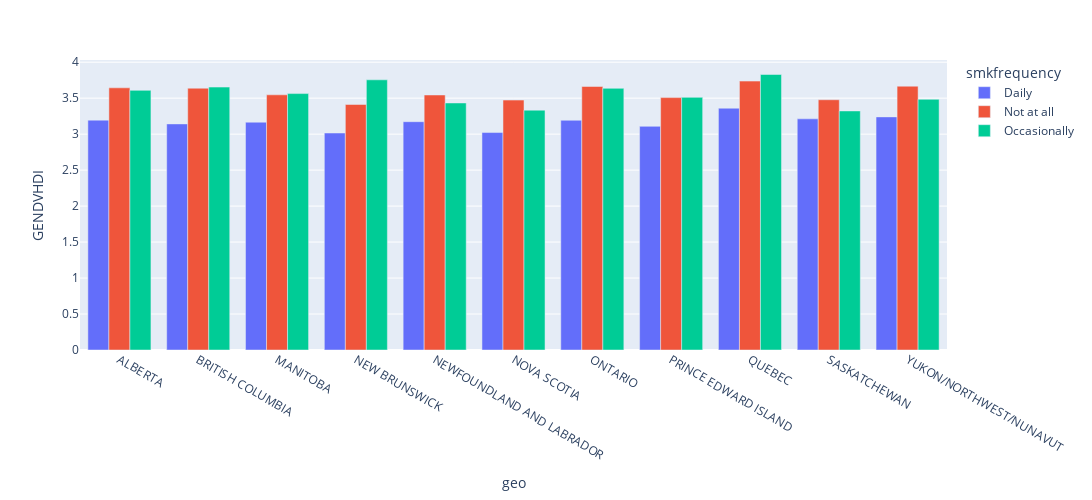

Notebook source saved alongside this figure:
### Code cell
fig = px.bar(analysis5, x="geo", y="GENDVHDI",color='smkfrequency',barmode='group',height=500,width=2000)
fig.show()

### Figure 1 — Plotly figure (JSON) as saved in the notebook; plotly's stock layout.template omitted (floating-point values rounded to 4 significant figures)
{"data": [{"alignmentgroup": "True", "hovertemplate": "smkfrequency=Daily<br>geo=%{x}<br>GENDVHDI=%{y}<extra></extra>", "legendgroup": "Daily", "marker": {"color": "#636efa", "pattern": {"shape": ""}}, "name": "Daily", "offsetgroup": "Daily", "orientation": "v", "showlegend": true, "textposition": "auto", "type": "bar", "x": ["ALBERTA", "BRITISH COLUMBIA", "MANITOBA", "NEW BRUNSWICK", "NEWFOUNDLAND AND LABRADOR", "NOVA SCOTIA", "ONTARIO", "PRINCE EDWARD ISLAND", "QUEBEC", "SASKATCHEWAN", "YUKON/NORTHWEST/NUNAVUT"], "xaxis": "x", "y": [3.195, 3.142, 3.166, 3.016, 3.173, 3.022, 3.193, 3.108, 3.36, 3.213, 3.24], "yaxis": "y"}, {"alignmentgroup": "True", "hovertemplate": "smkfrequency=Not at all<br>geo=%{x}<br>GENDVHDI=%{y}<extra></extra>", "legendgroup": "Not at all", "marker": {"color": "#EF553B", "pattern": {"shape": ""}}, "name": "Not at all", "offsetgroup": "Not at all", "orientation": "v", "showlegend": true, "textposition": "auto", "type": "bar", "x": ["ALBERTA", "BRITISH COLUMBIA", "MANITOBA", "NEW BRUNSWICK", "NEWFOUNDLAND AND LABRADOR", "NOVA SCOTIA", "ONTARIO", "PRINCE EDWARD ISLAND", "QUEBEC", "SASKATCHEWAN", "YUKON/NORTHWEST/NUNAVUT"], "xaxis": "x", "y": [3.644, 3.639, 3.547, 3.413, 3.544, 3.473, 3.662, 3.508, 3.737, 3.478, 3.667], "yaxis": "y"}, {"alignmentgroup": "True", "hovertemplate": "smkfrequency=Occasionally<br>geo=%{x}<br>GENDVHDI=%{y}<extra></extra>", "legendgroup": "Occasionally", "marker": {"color": "#00cc96", "pattern": {"shape": ""}}, "name": "Occasionally", "offsetgroup": "Occasionally", "orientation": "v", "showlegend": true, "textposition": "auto", "type": "bar", "x": ["ALBERTA", "BRITISH COLUMBIA", "MANITOBA", "NEW BRUNSWICK", "NEWFOUNDLAND AND LABRADOR", "NOVA SCOTIA", "ONTARIO", "PRINCE EDWARD ISLAND", "QUEBEC", "SASKATCHEWAN", "YUKON/NORTHWEST/NUNAVUT"], "xaxis": "x", "y": [3.609, 3.654, 3.564, 3.755, 3.433, 3.333, 3.637, 3.511, 3.829, 3.323, 3.484], "yaxis": "y"}], "layout": {"barmode": "group", "height": 500, "legend": {"title": {"text": "smkfrequency"}, "tracegroupgap": 0}, "margin": {"t": 60}, "width": 2000, "xaxis": {"anchor": "y", "autorange": true, "domain": [0, 1], "range": [-0.5, 10.5], "title": {"text": "geo"}, "type": "category"}, "yaxis": {"anchor": "x", "autorange": true, "domain": [0, 1], "range": [0, 4.03], "title": {"text": "GENDVHDI"}, "type": "linear"}}}
